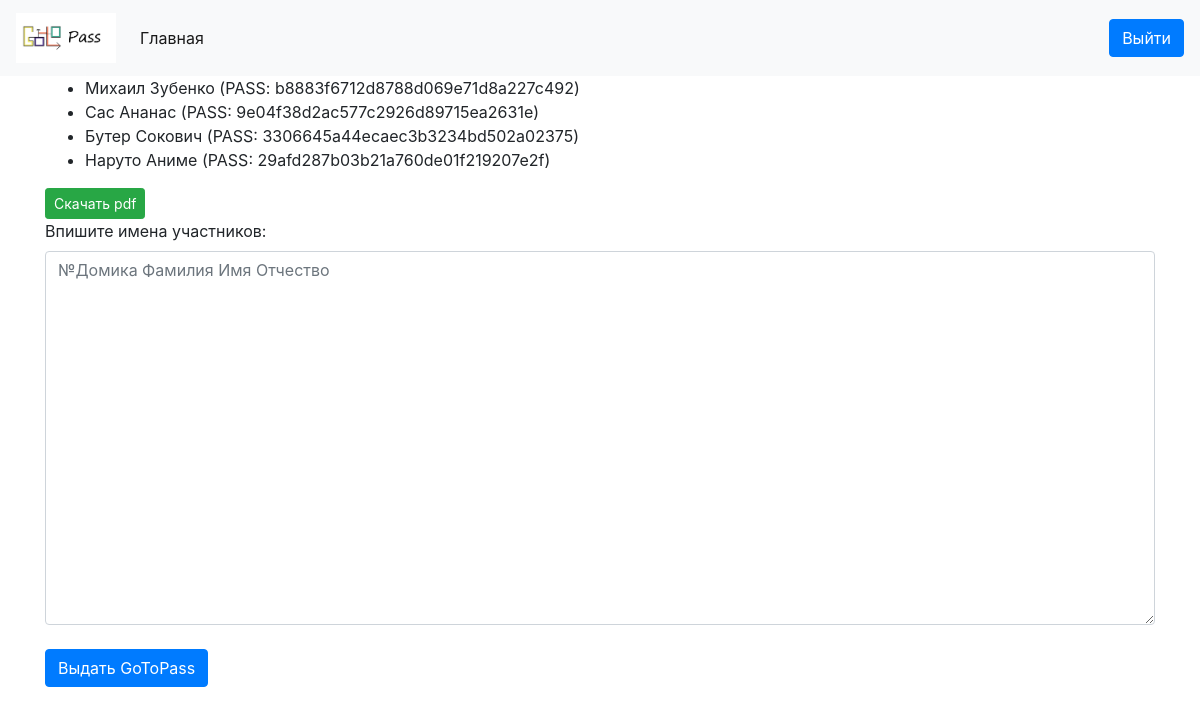
Page / (signed in) on the earlier database version.
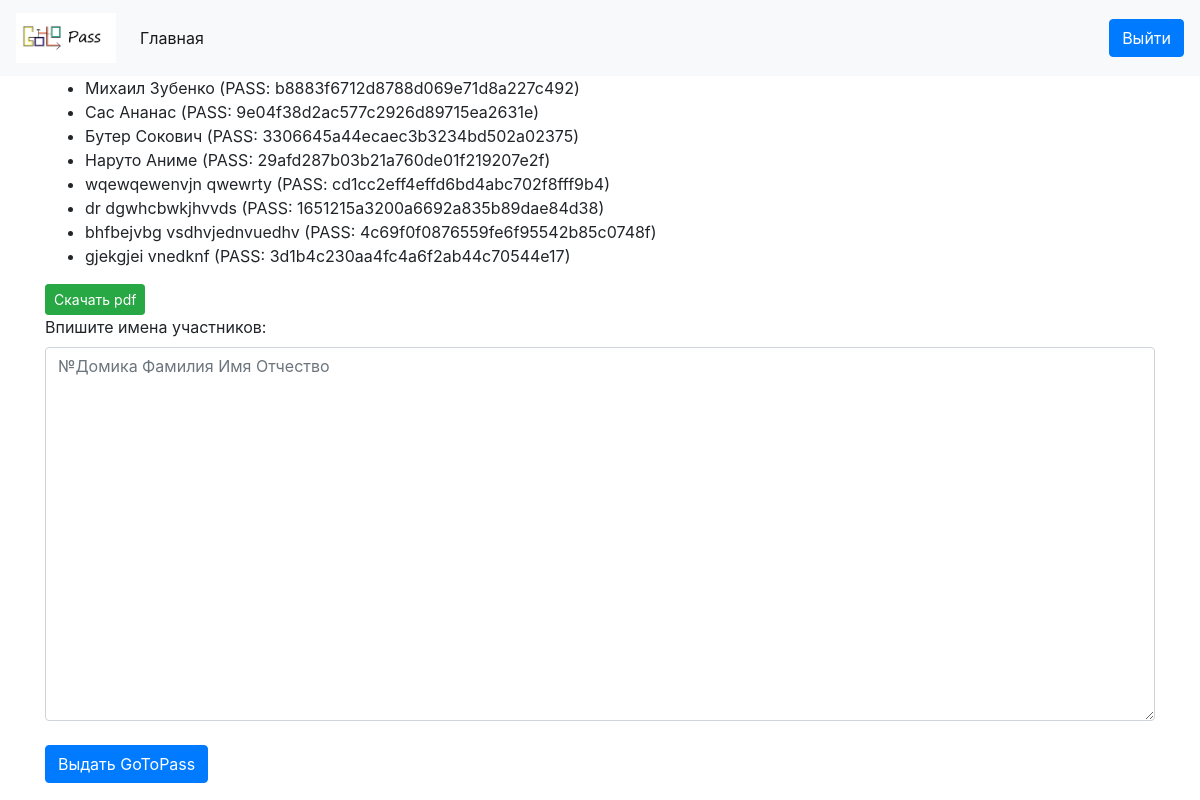
Same page on the later database version.
### Pass/models.py (models this page shows)
class Person(models.Model):
    name = models.TextField()
    surname = models.TextField()
    patronymic = models.TextField()
    tg_id = models.TextField()
    vk_id = models.TextField()
    cours = models.TextField()
    pass_gen = models.TextField()
    home_number = models.TextField()

### Pass/views.py (the view, shortened to what this page needs)
# urls.py: path('', admink)
def admink(request):
    if request.user.is_authenticated:
        if request.method == 'GET':
            students = Person.objects.all()
            return render(request, 'admin.html', {'students': students})
    else:
        return redirect('/login')

### Pass/templates/admin.html (shortened to what this page needs)
{% extends 'base.html' %}
{% block content %}
<ul>
{% for student in students %}
    <li>{{ student.name }} {{ student.surname }} (PASS: {{ student.pass_gen }})</li>
{% endfor %}
</ul>
<a href="/pdf" class="btn btn-success btn-sm">Скачать pdf</a>
<div class="form-group">
<form method="post">
<label for textarea>Впишите имена участников:</label>
<textarea placeholder="№Домика Фамилия Имя Отчество" class="form-control" name="FirstLastname" rows="15" id="textarea"></textarea><br>
<input type="submit" name="submit" class="btn btn-primary" value="Выдать GoToPass" />
</form>
</div>
{% endblock %}

Differences in the rows shown:
added Person: name "wqewqewenvjn", surname "qwewrty", pass_gen "cd1cc2eff4effd6bd4abc702f8fff9b4"
added Person: name "dr", surname "dgwhcbwkjhvvds", pass_gen "1651215a3200a6692a835b89dae84d38"
added Person: name "bhfbejvbg", surname "vsdhvjednvuedhv", pass_gen "4c69f0f0876559fe6f95542b85c0748f"
added Person: name "gjekgjei", surname "vnedknf", pass_gen "3d1b4c230aa4fc4a6f2ab44c70544e17"
